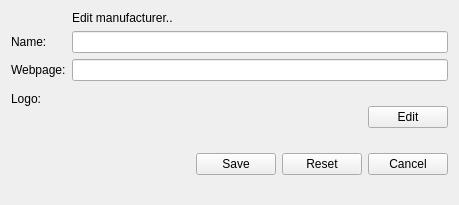
<?xml version="1.0" encoding="UTF-8"?>
<ui version="4.0">
 <class>manufacturer_edit_form</class>
 <widget class="QWidget" name="manufacturer_edit_form">
  <property name="geometry">
   <rect>
    <x>0</x>
    <y>0</y>
    <width>459</width>
    <height>205</height>
   </rect>
  </property>
  <property name="windowTitle">
   <string>Edit manufacturer</string>
  </property>
  <property name="action" stdset="0">
   <string>ManufacturerRequest manufacturer {id={id}}</string>
  </property>
  <property name="answer" stdset="0">
   <string>Manufacturer manufacturer {id={?}; name{{name}}; webPage{{webPage}}; picture{id={?}} }</string>
  </property>
  <layout class="QFormLayout" name="formLayout">
   <property name="fieldGrowthPolicy">
    <enum>QFormLayout::AllNonFixedFieldsGrow</enum>
   </property>
   <item row="0" column="0">
    <widget class="QLabel" name="label_3">
     <property name="text">
      <string/>
     </property>
     <property name="pixmap">
      <pixmap resource="../configurator.qrc">:/images/building_edit.png</pixmap>
     </property>
    </widget>
   </item>
   <item row="0" column="1">
    <widget class="QLabel" name="label_4">
     <property name="text">
      <string>Edit manufacturer..</string>
     </property>
    </widget>
   </item>
   <item row="1" column="0">
    <widget class="QLabel" name="label_name">
     <property name="text">
      <string>Name:</string>
     </property>
     <property name="buddy">
      <cstring>name</cstring>
     </property>
    </widget>
   </item>
   <item row="1" column="1">
    <widget class="QLineEdit" name="name">
     <property name="initialFocus" stdset="0">
      <bool>true</bool>
     </property>
    </widget>
   </item>
   <item row="2" column="0">
    <widget class="QLabel" name="label_description">
     <property name="text">
      <string>Webpage:</string>
     </property>
     <property name="buddy">
      <cstring>webPage</cstring>
     </property>
    </widget>
   </item>
   <item row="2" column="1">
    <widget class="QLineEdit" name="webPage"/>
   </item>
   <item row="3" column="0">
    <widget class="QLabel" name="label">
     <property name="text">
      <string>Logo:</string>
     </property>
    </widget>
   </item>
   <item row="3" column="1">
    <layout class="QHBoxLayout" name="horizontalLayout_3">
     <item>
      <widget class="QLabel" name="image">
       <property name="minimumSize">
        <size>
         <width>60</width>
         <height>60</height>
        </size>
       </property>
       <property name="text">
        <string/>
       </property>
       <property name="action" stdset="0">
        <string>ManufacturerPictureRequest manufacturer {id={main.id}}</string>
       </property>
       <property name="answer" stdset="0">
        <string>PictureThumbnail picture {id={id}; caption {{tooltip}}; thumbnail{{base64}} }</string>
       </property>
       <property name="dataslot" stdset="0">
        <string>select_picture ({main.widgetid}_picture)</string>
       </property>
       <property name="link:picture_change" stdset="0">
        <string>{main.widgetid}_picture</string>
       </property>
       <property name="action:select_picture" stdset="0">
        <string>PictureThumbnailRequest picture{id={picture_change.picture.selected}</string>
       </property>
      </widget>
     </item>
     <item>
      <spacer name="horizontalSpacer_2">
       <property name="orientation">
        <enum>Qt::Horizontal</enum>
       </property>
       <property name="sizeHint" stdset="0">
        <size>
         <width>40</width>
         <height>20</height>
        </size>
       </property>
      </spacer>
     </item>
     <item>
      <widget class="QPushButton" name="searchButton">
       <property name="text">
        <string>Edit</string>
       </property>
       <property name="datasignal:clicked" stdset="0">
        <string notr="true">picture</string>
       </property>
       <property name="form" stdset="0">
        <string>picture_select?widgetid={main.widgetid}_picture</string>
       </property>
      </widget>
     </item>
    </layout>
   </item>
   <item row="4" column="0" colspan="2">
    <layout class="QHBoxLayout" name="horizontalLayout">
     <item>
      <spacer name="horizontalSpacer">
       <property name="orientation">
        <enum>Qt::Horizontal</enum>
       </property>
       <property name="sizeHint" stdset="0">
        <size>
         <width>40</width>
         <height>20</height>
        </size>
       </property>
      </spacer>
     </item>
     <item>
      <widget class="QPushButton" name="save">
       <property name="text">
        <string>Save</string>
       </property>
       <property name="action" stdset="0">
        <string>updateManufacturer manufacturer {id={main.id}; name {{main.name}}; webPage {{main.webPage}}; picture{id={main.image.id} } }</string>
       </property>
       <property name="form" stdset="0">
        <string>_CLOSE_</string>
       </property>
       <property name="datasignal:clicked" stdset="0">
        <string>manufacturers</string>
       </property>
      </widget>
     </item>
     <item>
      <widget class="QPushButton" name="reset">
       <property name="text">
        <string>Reset</string>
       </property>
       <property name="form" stdset="0">
        <string notr="true">manufacturer_edit?id={main.id}</string>
       </property>
      </widget>
     </item>
     <item>
      <widget class="QPushButton" name="cancel">
       <property name="text">
        <string>Cancel</string>
       </property>
       <property name="form" stdset="0">
        <string notr="true">_CLOSE_</string>
       </property>
      </widget>
     </item>
    </layout>
   </item>
  </layout>
 </widget>
 <tabstops>
  <tabstop>name</tabstop>
  <tabstop>webPage</tabstop>
  <tabstop>searchButton</tabstop>
  <tabstop>save</tabstop>
  <tabstop>reset</tabstop>
  <tabstop>cancel</tabstop>
 </tabstops>
 <resources>
  <include location="../configurator.qrc"/>
  <include location="../configurator.qrc"/>
 </resources>
 <connections/>
</ui>
